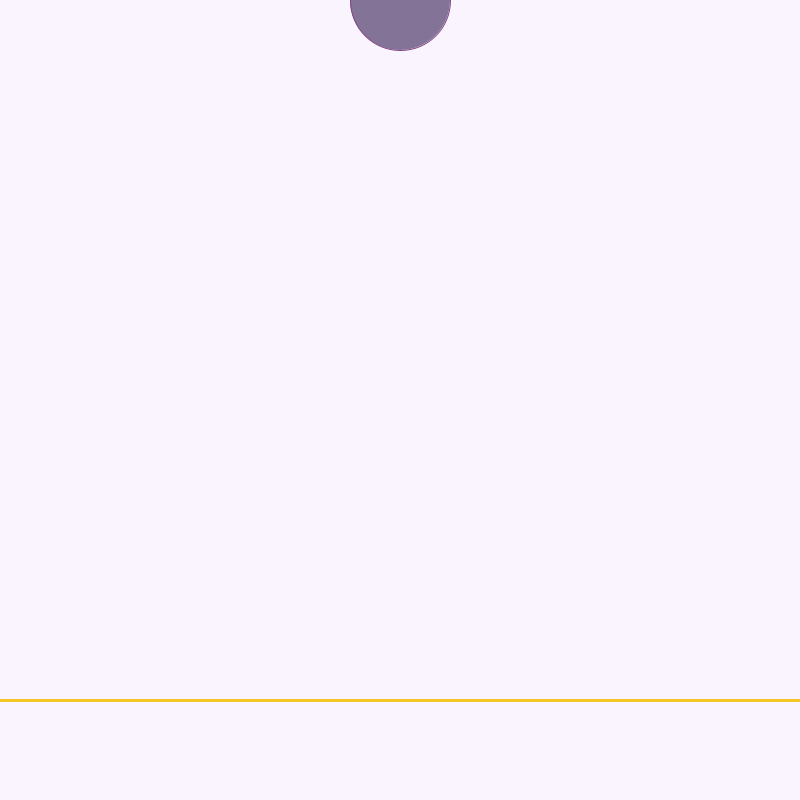
Frame 1 (no input)
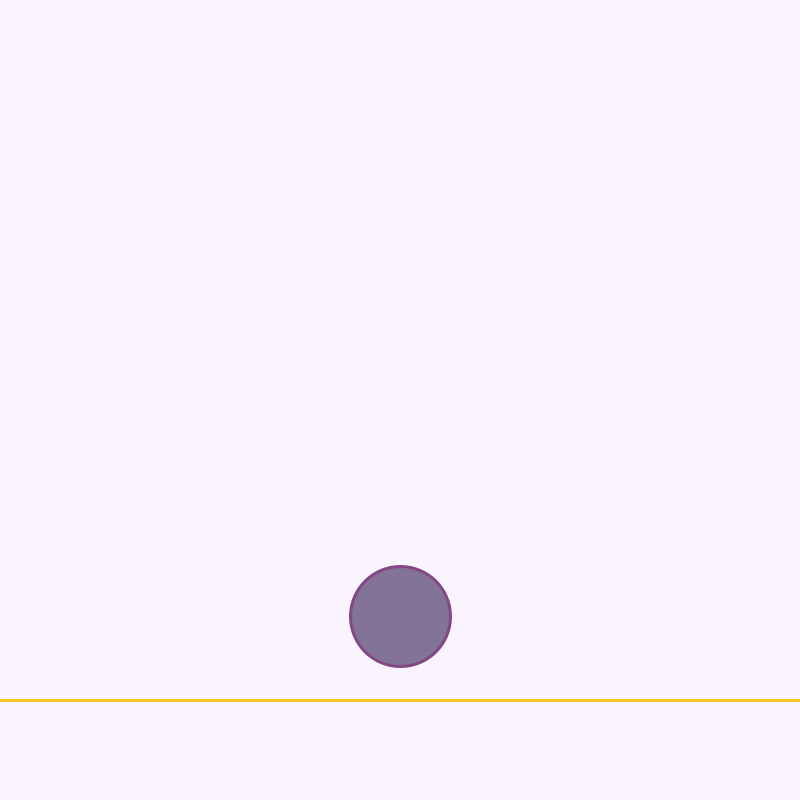
Frame 60 (the mouse pressed at the canvas centre just before this capture)
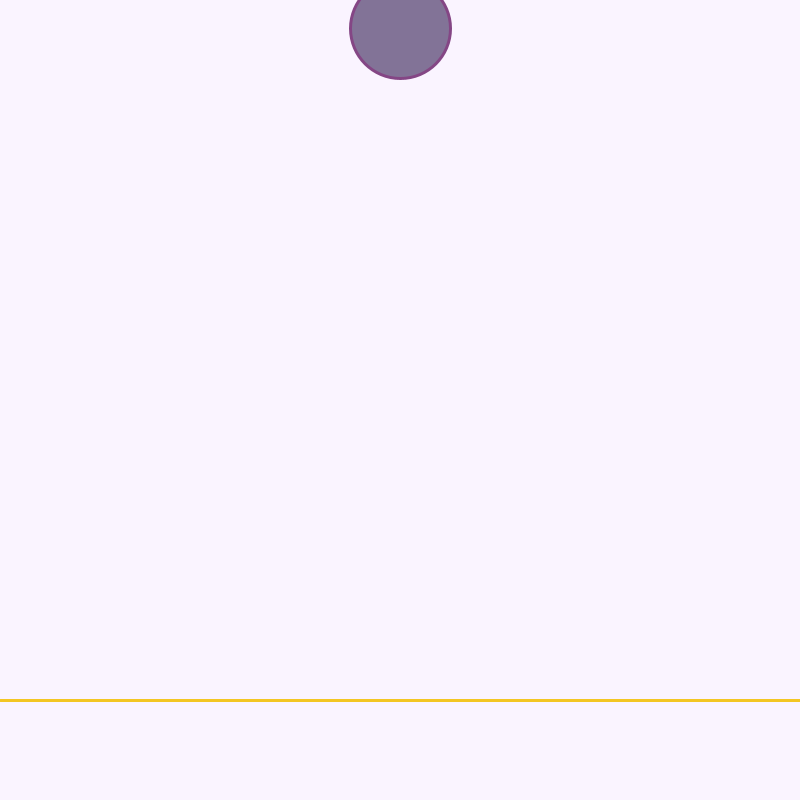
Frame 120 (the mouse held since frame 60 and released just before this capture)

The Processing sketch that drew these frames (run headless with seeded random() and noise(); from frame 60 on, the mouse is pressed at the canvas centre):

// Processing sketch: droppingthing
// ── droppingthing.pde


void setup() {
  size(800, 800);
  frameRate(90);
}

float x = 800 / 2;
float y = 0;
float diameter = 100;
float ySpeed = 0;
float xSpeed = 0;
float yAcc = .4;
float xAcc = .4;

void draw() {
  background(#FAF4FF);

  //draw ball
  stroke(#844685);
  fill(#827397);
  circle(x, y, diameter);


  //floor
  stroke(#f3c623);
  strokeWeight(3);
  line(0, height - 100, width, height - 100);

  //move the ball and update speeds
  ySpeed = ySpeed + yAcc;
  y = y + ySpeed;

  move();
  dropcheck();
}


void dropcheck() {
  if (y + (diameter/2) > height - 100) { //something about this is funky
    ySpeed = ySpeed * -1;
  }
}

void move() {
  if (keyPressed) {
    if (key == 'a' || key == 'A') {
      xSpeed = xSpeed + xAcc;
      x = x - xSpeed;
    }
    if (key == 's' || key == 'S') {
      xSpeed = xSpeed + xAcc;
      x = x + xSpeed;
    }
  }
  else{
   xSpeed =  xSpeed - xAcc;
  }
}


//to do
  //fix sideways speed

// ── Floor.pde
class Floor{
  float y = height/3;
  void show(){
   stroke(#f3c623);
   
   
 }
  
}

// ── Player.pde
class Player{
  float x = width / 2;
  float y = 2;
  
  float ySpeed = 100;
  void moveX(){
    
  
  }
  void moveY(){
    y = y + ySpeed;
  }
  void show(){
    stroke(#844685);
    fill(#827397);
    circle(x, y, 100);
  }
}
